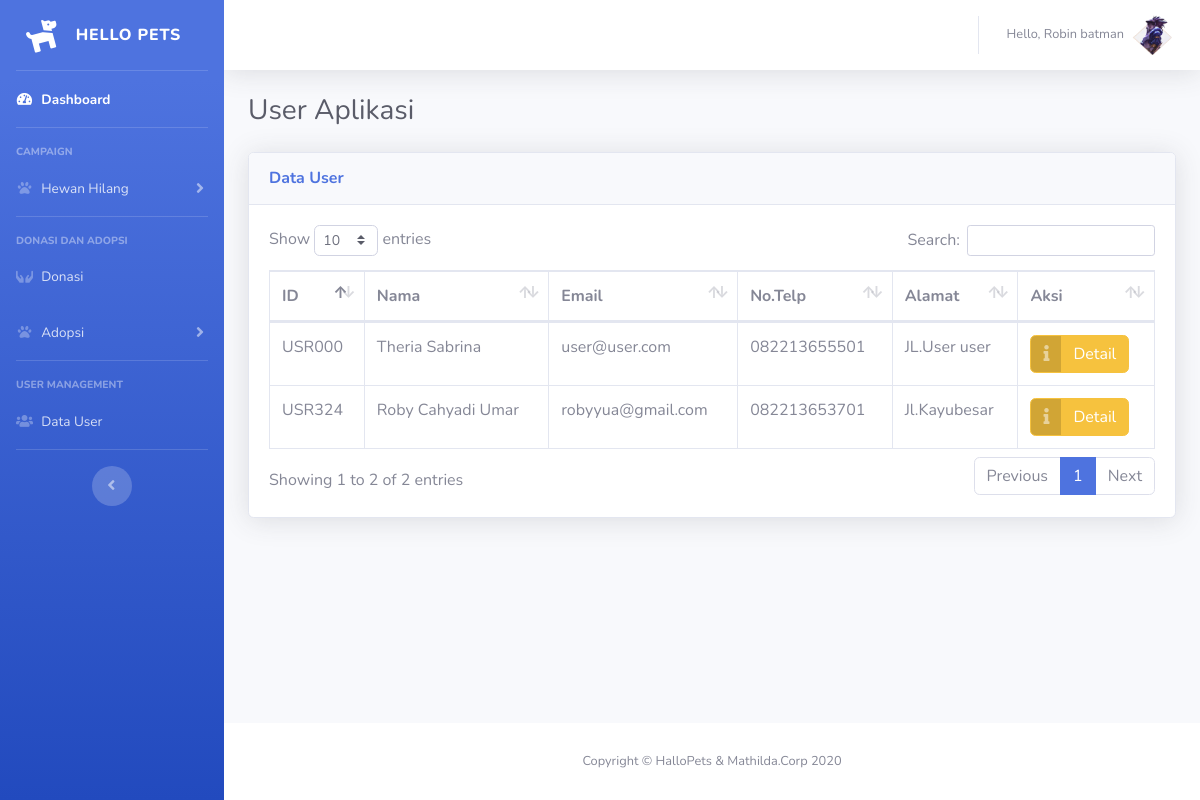
The page /admin/index.php?page=user (signed in) on the database its author committed.
### tables this page shows
CREATE TABLE `user` (
  `id` char(6) NOT NULL,
  `nama` varchar(100) DEFAULT NULL,
  `email` varchar(30) DEFAULT NULL,
  `alamat` text DEFAULT NULL,
  `telp` text DEFAULT NULL,
  `pict` varchar(100) DEFAULT NULL
);

### admin/functions.php (called while the page is built, shortened)
<?php
include "../db/db-connection.php";
$id 	= $_SESSION['id'];
function userData($data)	{
	global $conn;
	if ($data == 'all') {
		$query 	= "SELECT * FROM user";
		$result	= mysqli_query($conn,$query);
		$rows	= [];
		while ($row = mysqli_fetch_assoc($result)) {
			$rows[] = $row;
		}
		return $rows;
	}
	elseif ($data == 'jumlah') {
		$query 	= "SELECT * FROM user";
		$result	= mysqli_query($conn,$query);
		$rows	= mysqli_num_rows($result);
		return $rows;
	}
}
function showProfile()
{
	global $conn;
	global $id;
	$query 	= "SELECT * FROM admin WHERE id = '$id'";
	$result	= mysqli_query($conn,$query);
	$rows	= [];
	while ($row = mysqli_fetch_assoc($result)) {
		$rows[] = $row;
	}
	return $rows;
}
?>

### admin/user.php (the view, shortened to what this page needs)
<?php
$user 	= userData('all');
?>
<div class="d-sm-flex align-items-center justify-content-between mb-4">
	<h1 class="h3 mb-0 text-gray-800">User Aplikasi</h1>
</div>
<div class="card shadow mb-4">
	<div class="card-header py-3 d-flex flex-row align-items-center justify-content-between">
		<h6 class="m-0 font-weight-bold text-primary">Data User</h6>
	</div>
	<div class="card-body">
		<div class="table-responsive">
			<table class="table table-bordered" id="dataTable" width="100%" cellspacing="0">
				<thead>
					<tr>
						<th>ID</th>
						<th>Nama</th>
						<th>Email</th>
						<th>No.Telp</th>
						<th>Alamat</th>
						<th>Aksi</th>
					</tr>
				</thead>
				<tbody>
					<?php foreach ($user as $userdata) : ?>
						<tr>
							<td><?= $userdata['id']; ?></td>
							<td><?= $userdata['nama']; ?></td>
							<td><?= $userdata['email']; ?></td>
							<td><?= $userdata['telp']; ?></td>
							<td><?= $userdata['alamat']; ?></td>
							<td>
								<a href="#" class="btn btn-warning btn-icon-split userdetail"
								data-id ="<?= $userdata['id']; ?>"
								data-nama ="<?= $userdata['nama']; ?>"
								data-email ="<?= $userdata['email']; ?>"
								data-telp ="<?= $userdata['telp']; ?>"
								data-alamat ="<?= $userdata['alamat']; ?>"
								data-pict = "<?= $userdata['pict']; ?>" >
								<span class="icon text-white-50">
									<i class="fas fa-info"></i>
								</span>
								<span class="text">Detail</span>
							</a>
						</td>
					</tr>
				<?php endforeach; ?>
			</tbody>
		</table>
	</div>
</div>
</div>

### admin/index.php (shortened to what this page needs)
<?php
require 'functions.php';
$profile = showProfile();
foreach ($profile as $data) {
}
?>
<!DOCTYPE html>
<html lang="en">
<head>
  <link href="../vendor/fontawesome-free/css/all.min.css" rel="stylesheet" type="text/css">
  <link href="../css/sb-admin-2.min.css" rel="stylesheet">
  <link href="../vendor/datatables/dataTables.bootstrap4.min.css" rel="stylesheet">
  <link href="../css/dashboard.css" rel="stylesheet">
</head>
<body id="page-top">
  <div id="wrapper">
    <ul class="navbar-nav bg-gradient-primary sidebar sidebar-dark accordion" id="accordionSidebar">
      <a class="sidebar-brand d-flex align-items-center justify-content-center" href="index.php">
        <div class="sidebar-brand-icon rotate-n-15">
          <i class="fas fa-dog"></i>
        </div>
        <div class="sidebar-brand-text mx-3">Hello Pets</div>
      </a>
      <hr class="sidebar-divider my-0">
      <li class="nav-item active">
        <a class="nav-link" href="index.php?page=dashboard">
          <i class="fas fa-fw fa-tachometer-alt"></i>
          <span>Dashboard</span></a>
        </li>
        <hr class="sidebar-divider">
        <div class="sidebar-heading">
          Campaign
        </div>
        <li class="nav-item">
          <a class="nav-link collapsed" href="#" data-toggle="collapse" data-target="#collapseTwo" aria-expanded="true" aria-controls="collapseTwo">
            <i class="fas fa-fw fa-paw"></i>
            <span>Hewan Hilang</span>
          </a>
        </li>
        <hr class="sidebar-divider">
        <div class="sidebar-heading">
          Donasi dan Adopsi
        </div>
        <li class="nav-item">
          <a class="nav-link" href="index.php?page=donasi">
            <i class="fas fa-fw fa-hands"></i>
            <span>Donasi</span></a>
          </li>
          <li class="nav-item">
            <a class="nav-link collapsed" href="#" data-toggle="collapse" data-target="#collapseThree" aria-expanded="true" aria-controls="collapseTwo">
              <i class="fas fa-fw fa-paw"></i>
              <span>Adopsi</span>
            </a>
          </li>
          <hr class="sidebar-divider">
          <div class="sidebar-heading">
            User Management
          </div>
          <li class="nav-item">
            <a class="nav-link" href="index.php?page=user">
              <i class="fas fa-fw fa-users"></i>
              <span>Data User</span></a>
            </li>
            <hr class="sidebar-divider d-none d-md-block">
            <div class="text-center d-none d-md-inline">
              <button class="rounded-circle border-0" id="sidebarToggle"></button>
            </div>
          </ul>
          <div id="content-wrapper" class="d-flex flex-column">
            <div id="content">
              <nav class="navbar navbar-expand navbar-light bg-white topbar mb-4 static-top shadow">
                <ul class="navbar-nav ml-auto">
                  <li class="nav-item dropdown no-arrow">
                    <a class="nav-link dropdown-toggle" href="#" id="userDropdown" role="button" data-toggle="dropdown" aria-haspopup="true" aria-expanded="false">
                      <span class="mr-2 d-none d-lg-inline text-gray-600 small">Hello, <?= $data["nama"]; ?></span>
                      <?php if (!empty($_SESSION["pict"])) :?>
                        <img class="img-profile rounded-circle" style="width:40px; height: 40px;" src="../img/profile_pict/<?= $data["pict"]; ?>">
                        <?php else : ?>
                          <img class="img-profile rounded-circle" style="width:40px; height: 40px;" src="../img/profil_pict.png">
                        <?php endif; ?>
                      </a>
                    </li>
                  </ul>
                </nav>
                <div class="container-fluid">
                  <?php
                  if (isset($_GET['page'])) {
                    switch ($_GET['page']) {
                      case 'user':
                      include 'user.php';
                      break;
                    }
                  }
                  else{
                    include 'dashboard.php';
                  }
                  ?>
                </div>
              </div>
              <footer class="sticky-footer bg-white">
                <div class="container my-auto">
                  <div class="copyright text-center my-auto">
                    <span>Copyright &copy; HalloPets & Mathilda.Corp 2020</span>
                  </div>
                </div>
              </footer>
            </div>
          </div>
        </body>
        </html>

### rows shown on the page
user: id "USR000", nama "Theria Sabrina", email "user@user.com", telp "082213655501", alamat "JL.User user"
user: id "USR324", nama "Roby Cahyadi Umar", email "robyyua@gmail.com", telp "082213653701", alamat "Jl.Kayubesar"

### other values the page prints
$data["nama"] "Robin batman"
